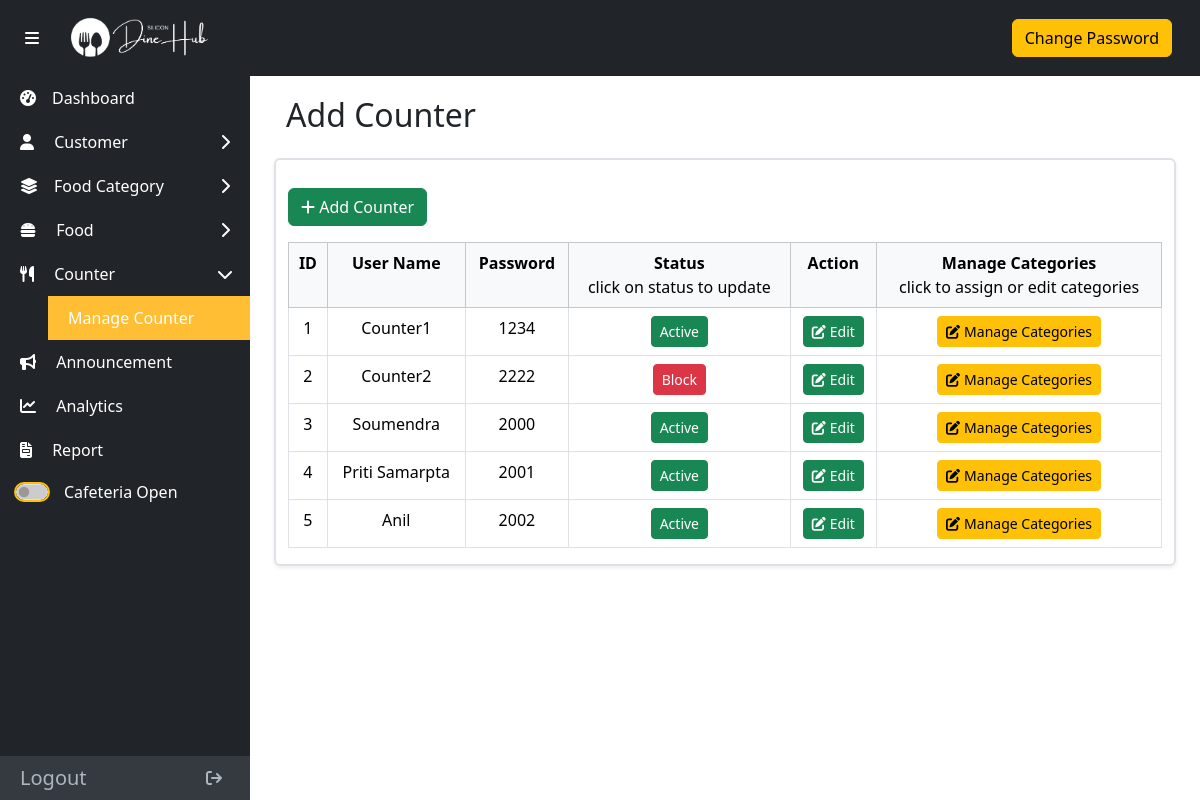
The app's page /admin/counterManage.php (signed in) with its own data.
### tables this page shows
CREATE TABLE `counter_table` (
  `counterID` int(11) NOT NULL,
  `userName` varchar(255) NOT NULL,
  `password` varchar(128) NOT NULL,
  `status` varchar(5) NOT NULL
);

### dbFunctions/counterdb.php (called while the page is built, shortened)
<?php
function getAllCounters() {
    $conn = null;
    $stmt = null;
    try {
        $conn = dbConnection();
        $stmt = $conn->prepare("SELECT * FROM counter_table");
        $stmt->execute();
        $res = $stmt->get_result();
        if($res->num_rows>0){
            return $res;
        }else{
            return "error";
        }
    } catch (Exception $e) {
        error_log($e->getMessage());
        return "error: " . $e->getMessage();
    } finally{
        $stmt->close();
        $conn->close();
    }
}
?>

### admin/counterManage.php (the view, shortened to what this page needs)
<?php
include_once "adminNavbar.php";
require_once "../dbFunctions/counterdb.php";
?>
<section class="content w-100">
    <div class="row mt-3 ms-1 me-1">
        <h2 class="mb-4">Add Counter</h2>
        <div class="col-md-12 border border-2 pt-1 shadow-sm rounded">
            <div class="row mt-4">
                <div class="col-md-6">
                    <div class="d-flex justify-content-start">
                        <button class="btn btn-success mb-3" id="addRecordBtn"><i class="fa-solid fa-plus"></i> Add Counter</button>
                    </div>
                </div>
            </div>
            <div class="d-flex justify-content-between">
                <table class="table table-bordered table-responsive" id="myTable">
                    <thead class="table-light text-center">
                        <tr class="align-text-top">
                            <th>ID</th>
                            <th>User Name</th>
                            <th>Password</th>
                            <th>Status <p class="mb-0 fw-light">click on status to update</p></th>
                            <th>Action</th>
                            <th>Manage Categories <p class="mb-0 fw-light">click to assign or edit categories</p></th>
                        </tr>
                    </thead>
                    <tbody>
                        <?php
                            $result = getAllCounters();
                            while($counter = $result->fetch_assoc()){
                        ?>
                        <tr class="text-center">
                            <td><?= $counter['counterID']?></td>
                            <td><?= $counter['userName']?></td>
                            <td><?= $counter['password']?></td>
                            <td>
                                <a href="../dbFunctions/counterToggleStatus.php?id=<?= $counter['counterID'] ?>&status=<?= $counter['status'] ?>"
                                    class="btn btn-sm <?= $counter['status'] ? 'btn-success' : 'btn-danger' ?> toggle-status"
                                    data-id="<?= $counter['counterID'] ?>"
                                    data-status="<?= $counter['status'] ?>">
                                    <?= $counter['status'] ? 'Active' : 'Block' ?>
                                </a>
                            </td>
                            <td>
                                <a href="#"
                                    class="btn btn-success btn-sm edit-counter"
                                    data-id="<?= $counter['counterID'] ?>"
                                    data-username="<?= $counter['userName'] ?>"
                                    data-password="<?= $counter['password'] ?>"
                                    data-status="<?= $counter['status'] ?>">
                                    <i class="fa-solid fa-edit me-1"></i>Edit
                                </a>
                            </td>
                            <td>
                                <a href="#"
                                    class="btn btn-warning btn-sm assign-or-edit-category"
                                    data-id="<?= $counter['counterID'] ?>">
                                    <i class="fa-solid fa-edit me-1"></i>Manage Categories
                                </a>
                            </td>
                        </tr>
                        <?php } ?>
                    </tbody>
                </table>
            </div>
        </div>
    </div>
</section>
<?php include_once "adminFooter.php"; ?>

### assets/css/AdminCss/style.css (style rules this page uses)
* { padding: 0; margin: 0; box-sizing: border-box; }
body { display: flex; height: 100vh; overflow: hidden; }
.content { margin-left: 250px; margin-top: 60px; padding: 20px; transition: margin-left 0.3s; }

### records on screen
counter_table: counterID "1", userName "Counter1", password "1234", status "Active"
counter_table: counterID "2", userName "Counter2", password "2222", status "Block"
counter_table: counterID "3", userName "Soumendra", password "2000", status "Active"
counter_table: counterID "4", userName "Priti Samarpta", password "2001", status "Active"
counter_table: counterID "5", userName "Anil", password "2002", status "Active"
